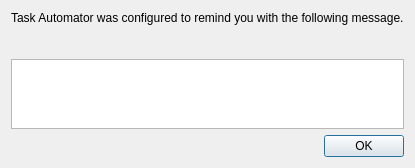
<?xml version="1.0" encoding="UTF-8"?>
<ui version="4.0">
 <class>RemindDialog</class>
 <widget class="QDialog" name="RemindDialog">
  <property name="geometry">
   <rect>
    <x>0</x>
    <y>0</y>
    <width>374</width>
    <height>163</height>
   </rect>
  </property>
  <property name="windowTitle">
   <string>Task Automator</string>
  </property>
  <layout class="QVBoxLayout" name="verticalLayout">
   <item>
    <widget class="QLabel" name="label">
     <property name="text">
      <string>Task Automator was configured to remind you with the following message.
&lt;br /&gt;
&lt;br /&gt;</string>
     </property>
     <property name="textFormat">
      <enum>Qt::RichText</enum>
     </property>
    </widget>
   </item>
   <item>
    <widget class="QPlainTextEdit" name="plainTextEdit">
     <property name="readOnly">
      <bool>true</bool>
     </property>
    </widget>
   </item>
   <item>
    <widget class="QDialogButtonBox" name="buttonBox">
     <property name="orientation">
      <enum>Qt::Horizontal</enum>
     </property>
     <property name="standardButtons">
      <set>QDialogButtonBox::Ok</set>
     </property>
    </widget>
   </item>
  </layout>
 </widget>
 <resources/>
 <connections>
  <connection>
   <sender>buttonBox</sender>
   <signal>accepted()</signal>
   <receiver>RemindDialog</receiver>
   <slot>accept()</slot>
   <hints>
    <hint type="sourcelabel">
     <x>248</x>
     <y>254</y>
    </hint>
    <hint type="destinationlabel">
     <x>157</x>
     <y>274</y>
    </hint>
   </hints>
  </connection>
  <connection>
   <sender>buttonBox</sender>
   <signal>rejected()</signal>
   <receiver>RemindDialog</receiver>
   <slot>reject()</slot>
   <hints>
    <hint type="sourcelabel">
     <x>316</x>
     <y>260</y>
    </hint>
    <hint type="destinationlabel">
     <x>286</x>
     <y>274</y>
    </hint>
   </hints>
  </connection>
 </connections>
</ui>
